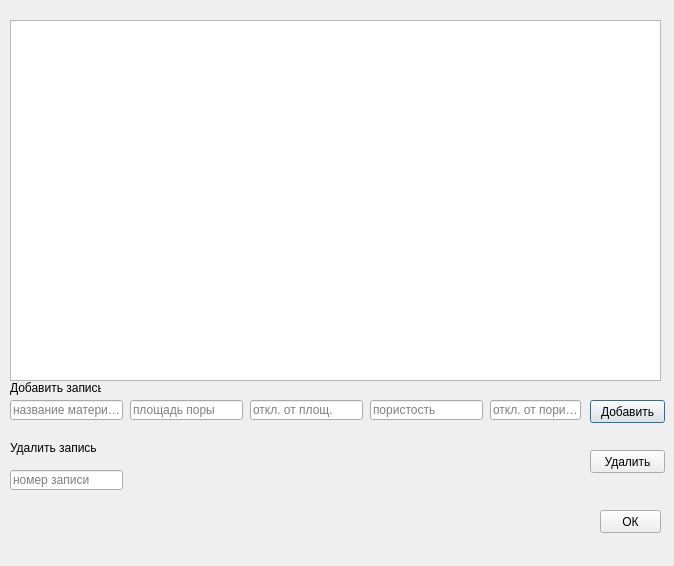
<?xml version="1.0" encoding="UTF-8"?>
<ui version="4.0">
 <class>Dialog</class>
 <widget class="QDialog" name="Dialog">
  <property name="geometry">
   <rect>
    <x>0</x>
    <y>0</y>
    <width>674</width>
    <height>566</height>
   </rect>
  </property>
  <property name="windowTitle">
   <string>Dialog</string>
  </property>
  <widget class="QPushButton" name="pushButton">
   <property name="geometry">
    <rect>
     <x>590</x>
     <y>400</y>
     <width>75</width>
     <height>23</height>
    </rect>
   </property>
   <property name="text">
    <string>Добавить</string>
   </property>
  </widget>
  <widget class="QPushButton" name="pushButton_2">
   <property name="geometry">
    <rect>
     <x>590</x>
     <y>450</y>
     <width>75</width>
     <height>23</height>
    </rect>
   </property>
   <property name="text">
    <string>Удалить</string>
   </property>
  </widget>
  <widget class="QPushButton" name="pushButton_3">
   <property name="geometry">
    <rect>
     <x>600</x>
     <y>510</y>
     <width>61</width>
     <height>23</height>
    </rect>
   </property>
   <property name="text">
    <string>ОК</string>
   </property>
  </widget>
  <widget class="QLabel" name="label">
   <property name="geometry">
    <rect>
     <x>10</x>
     <y>380</y>
     <width>91</width>
     <height>16</height>
    </rect>
   </property>
   <property name="text">
    <string>Добавить запись</string>
   </property>
  </widget>
  <widget class="QLabel" name="label_2">
   <property name="geometry">
    <rect>
     <x>10</x>
     <y>440</y>
     <width>91</width>
     <height>16</height>
    </rect>
   </property>
   <property name="text">
    <string>Удалить запись</string>
   </property>
  </widget>
  <widget class="QLineEdit" name="lineEdit">
   <property name="geometry">
    <rect>
     <x>10</x>
     <y>400</y>
     <width>113</width>
     <height>20</height>
    </rect>
   </property>
   <property name="placeholderText">
    <string>название материала</string>
   </property>
  </widget>
  <widget class="QLineEdit" name="lineEdit_2">
   <property name="geometry">
    <rect>
     <x>130</x>
     <y>400</y>
     <width>113</width>
     <height>20</height>
    </rect>
   </property>
   <property name="placeholderText">
    <string>площадь поры</string>
   </property>
  </widget>
  <widget class="QLineEdit" name="lineEdit_3">
   <property name="geometry">
    <rect>
     <x>250</x>
     <y>400</y>
     <width>113</width>
     <height>20</height>
    </rect>
   </property>
   <property name="placeholderText">
    <string>откл. от площ.</string>
   </property>
  </widget>
  <widget class="QLineEdit" name="lineEdit_4">
   <property name="geometry">
    <rect>
     <x>370</x>
     <y>400</y>
     <width>113</width>
     <height>20</height>
    </rect>
   </property>
   <property name="placeholderText">
    <string>пористость</string>
   </property>
  </widget>
  <widget class="QLineEdit" name="lineEdit_5">
   <property name="geometry">
    <rect>
     <x>490</x>
     <y>400</y>
     <width>91</width>
     <height>20</height>
    </rect>
   </property>
   <property name="placeholderText">
    <string>откл. от порист.</string>
   </property>
  </widget>
  <widget class="QLineEdit" name="lineEdit_6">
   <property name="geometry">
    <rect>
     <x>10</x>
     <y>470</y>
     <width>113</width>
     <height>20</height>
    </rect>
   </property>
   <property name="placeholderText">
    <string>номер записи</string>
   </property>
  </widget>
  <widget class="QTableWidget" name="tableWidget">
   <property name="geometry">
    <rect>
     <x>10</x>
     <y>20</y>
     <width>651</width>
     <height>361</height>
    </rect>
   </property>
  </widget>
 </widget>
 <resources/>
 <connections/>
</ui>
